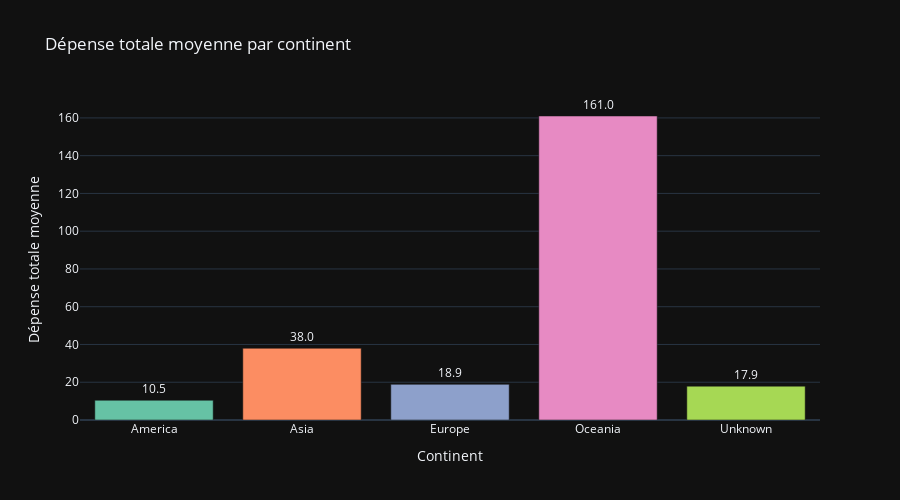

The notebook cell saved with this chart:
### Code cell
cts = df.groupby('Continent')['PT'].mean().reset_index()

fig = px.bar(
    cts,
    x="Continent",
    y="PT",
    text="PT",
    orientation="v",
    title="Dépense totale moyenne par continent",
    color="Continent",
    color_discrete_sequence=px.colors.qualitative.Set2
)

fig.update_traces(texttemplate='%{text:.1f}', textposition="outside")
fig.update_layout(
    xaxis_title="Continent",
    yaxis_title="Dépense totale moyenne",
    template="plotly_dark",  
    height=500,
    width=900,
    showlegend=False
)

fig.show()

### Figure 1 — Plotly figure (JSON) as saved in the notebook; plotly's stock layout.template omitted (floating-point values rounded to 4 significant figures)
{"data": [{"hovertemplate": "Continent=%{x}<br>PT=%{text}<extra></extra>", "legendgroup": "America", "marker": {"color": "rgb(102,194,165)", "pattern": {"shape": ""}}, "name": "America", "orientation": "v", "showlegend": true, "text": [10.45], "textposition": "outside", "texttemplate": "%{text:.1f}", "type": "bar", "x": ["America"], "xaxis": "x", "y": [10.45], "yaxis": "y"}, {"hovertemplate": "Continent=%{x}<br>PT=%{text}<extra></extra>", "legendgroup": "Asia", "marker": {"color": "rgb(252,141,98)", "pattern": {"shape": ""}}, "name": "Asia", "orientation": "v", "showlegend": true, "text": [38.01], "textposition": "outside", "texttemplate": "%{text:.1f}", "type": "bar", "x": ["Asia"], "xaxis": "x", "y": [38.01], "yaxis": "y"}, {"hovertemplate": "Continent=%{x}<br>PT=%{text}<extra></extra>", "legendgroup": "Europe", "marker": {"color": "rgb(141,160,203)", "pattern": {"shape": ""}}, "name": "Europe", "orientation": "v", "showlegend": true, "text": [18.89], "textposition": "outside", "texttemplate": "%{text:.1f}", "type": "bar", "x": ["Europe"], "xaxis": "x", "y": [18.89], "yaxis": "y"}, {"hovertemplate": "Continent=%{x}<br>PT=%{text}<extra></extra>", "legendgroup": "Oceania", "marker": {"color": "rgb(231,138,195)", "pattern": {"shape": ""}}, "name": "Oceania", "orientation": "v", "showlegend": true, "text": [161.0], "textposition": "outside", "texttemplate": "%{text:.1f}", "type": "bar", "x": ["Oceania"], "xaxis": "x", "y": [161.0], "yaxis": "y"}, {"hovertemplate": "Continent=%{x}<br>PT=%{text}<extra></extra>", "legendgroup": "Unknown", "marker": {"color": "rgb(166,216,84)", "pattern": {"shape": ""}}, "name": "Unknown", "orientation": "v", "showlegend": true, "text": [17.93], "textposition": "outside", "texttemplate": "%{text:.1f}", "type": "bar", "x": ["Unknown"], "xaxis": "x", "y": [17.93], "yaxis": "y"}], "layout": {"barmode": "relative", "height": 500, "legend": {"title": {"text": "Continent"}, "tracegroupgap": 0}, "showlegend": false, "title": {"text": "Dépense totale moyenne par continent"}, "width": 900, "xaxis": {"anchor": "y", "autorange": true, "categoryarray": ["America", "Asia", "Europe", "Oceania", "Unknown"], "categoryorder": "array", "domain": [0, 1], "range": [-0.5, 4.5], "title": {"text": "Continent"}, "type": "category"}, "yaxis": {"anchor": "x", "autorange": true, "domain": [0, 1], "range": [0, 169.5], "title": {"text": "Dépense totale moyenne"}, "type": "linear"}}}
